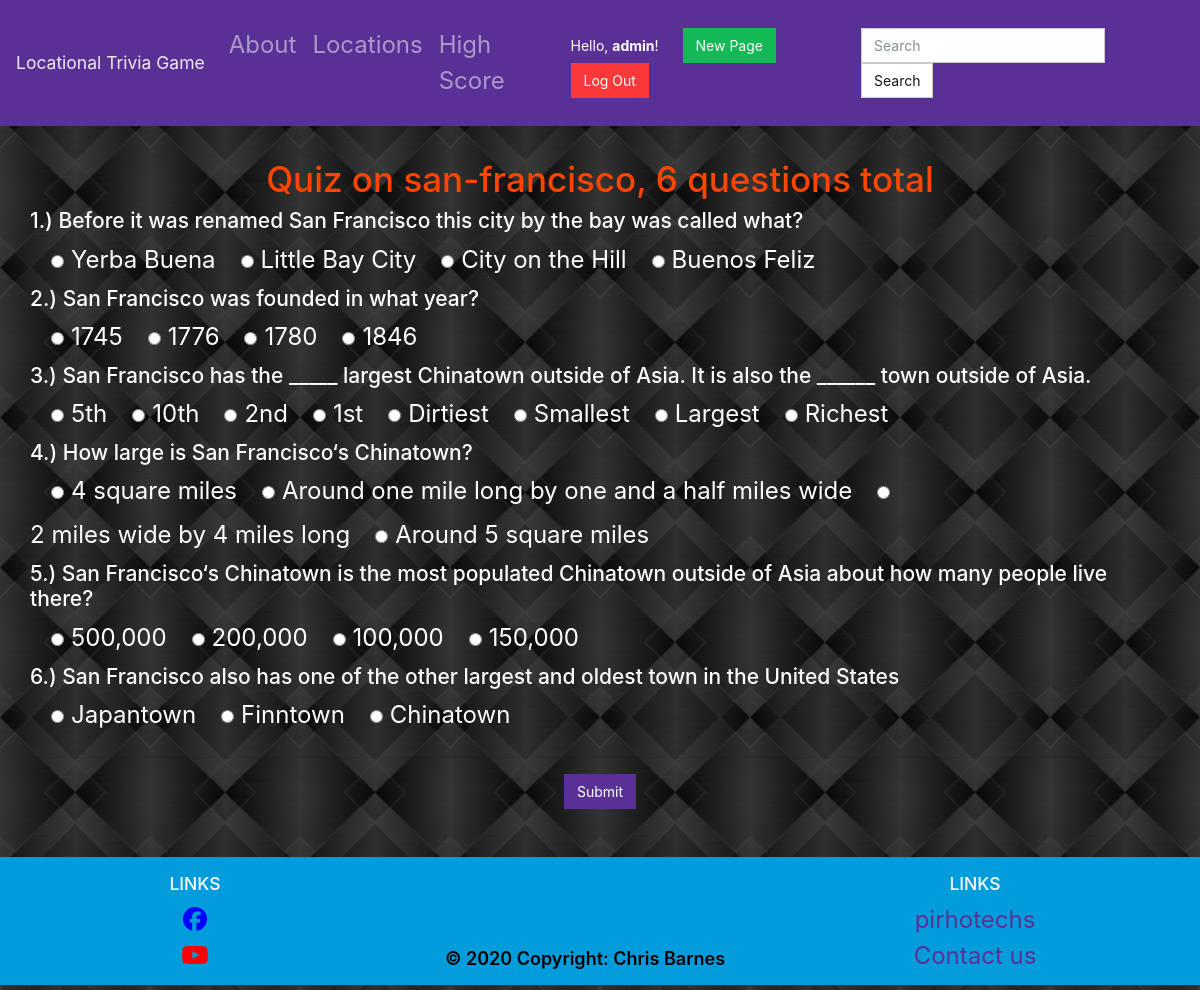
Screenshot of /trivia/san-francisco/ (signed in) with the database file from the repository.
### locations/models.py (models this page shows, shortened)
class Page(models.Model):
    objects = models.Manager()
    slug = models.CharField(max_length=settings.PAGE_TITLE_MAX_LENGTH, blank=True, editable=False, help_text="Unique URL path to access this page. Generated by the system.")
    created = models.DateTimeField(auto_now_add=True, help_text="The date and time this page was created. Automatically generated when the model saves.")
    modified = models.DateTimeField(auto_now=True, help_text="The date and time this page was updated. Automatically generated when the model updates.")
    title = models.CharField(max_length=settings.PAGE_TITLE_MAX_LENGTH, unique=True, default="Title of your page.")
    author = models.ForeignKey(User, on_delete=models.PROTECT, help_text="The user that posted this article.")
    content = models.TextField(default="Write the content of your page here.")

### trivia/models.py (models this page shows)
class Question(models.Model):
    objects = models.Manager()
    quiz = models.ForeignKey(Page, on_delete=models.CASCADE)
    created = models.DateTimeField(auto_now_add=True, help_text="The date&time this question was created. Automatically generated when the model saves.")
    modified = models.DateTimeField(auto_now=True, help_text="The date&time this question was updated. Automatically generated when the model updates.")
    multiple = models.BooleanField(default=False, help_text="Is this the multiple choice answer")
    points = models.IntegerField(default=10, help_text="number of points given for getting the correct answer to this question")
    content = models.CharField(max_length=200, default="Write the content of your question here.")
    def __str__(self):
        return self.content

class Choice(models.Model):
    objects = models.Manager()
    question = models.ForeignKey(Question, on_delete=models.CASCADE)
    created = models.DateTimeField(auto_now_add=True, help_text="The date&time this question was created. Automatically generated when the model saves.")
    modified = models.DateTimeField(auto_now=True, help_text="The date&time this question was updated. Automatically generated when the model updates.")
    content = models.CharField(max_length=200, default="Write the content of your question here.",)
    correct = models.BooleanField(default=False, help_text="Is this the correct answer")
    def was_published_recently(self):
        now = timezone.now()
        return now - datetime.timedelta(days=1) <= self.created <= now
    was_published_recently.admin_order_field = 'created'
    was_published_recently.boolean = True
    was_published_recently.short_description = 'Published recently?'
    def __str__(self):
        return self.content

### trivia/views.py (the view)
# urls.py: path('trivia/', include('trivia.urls')),
def trivia(request, slug):
    template_name = 'trivia/game.html'
    questions = Question.objects.filter(quiz__slug=slug)
    choices = Choice.objects.filter(question__quiz__slug=slug).order_by('created')
    num_questions = questions.count()
    context = {
        'slug': slug,
        'num_questions': num_questions,
        'questions': questions,
        'choices': choices,
    }
    return render(request, template_name, context=context)

### trivia/templates/trivia/game.html
{% extends 'base.html' %}
{% block content %}
<div class="row">
    <div class="col text-center">
        <h1>Quiz on {{ slug }}, {{ num_questions }} questions total</h1>
    </div>
</div>
<div class="row mb-5">
    <form action="" method="POST">{% csrf_token %}
        {% for question in questions %}<h4>{{ question }}</h5>
            {% for choice in choices %} {% if choice.question == question %}
                <input type="radio" id="choice" name="{{ question }}" value="{{ choice }}"><label for="choice">{{ choice }}</label>
            {% endif %} {% endfor %}
        {% endfor %}
        <hr>
        <div class="text-center">
            <button type="submit" class="btn btn-primary">Submit</button>
        </div>
    </form>
</div>
{% endblock %}

### templates/partials/navbar.html (shortened to what this page needs)
<nav class="navbar navbar-expand-lg navbar-dark bg-primary">
    <a class="navbar-brand" href="{% url 'index' %}">Locational Trivia Game</a>
    <div class="collapse navbar-collapse" id="navbarColor01">
        <ul class="navbar-nav mr-auto">
            <li class="nav-item">
                <a class="nav-link" href="{% url 'about' %}">About</a>
            </li>
            <li class="nav-item">
                <a class="nav-link" href="{% url 'list-page' %}">Locations</a>
            </li>
            {% if user.is_authenticated %}
            <li class="nav-item">
                <a class="nav-link" href="{% url 'score-board' %}">High Score</a>
            </li>
            {% endif %}
        </ul>
        <form class="form-inline ml-auto">
            {% if user.is_authenticated %}
                <div class="text-white">Hello, <strong>{{ user }}</strong>!</div>
                {% if user.is_staff %}
                    <a href="{% url 'create-page' %}" class="btn btn-success ml-4">New Page</a>
                    <a href="{% url 'logout' %}" class="btn btn-danger mr-2">Log Out</a>
                {% else %}
                    <a href="{% url 'logout' %}" class="btn btn-danger ml-4 mr-2">Log Out</a>
                {% endif %}
            {% endif %}
        </form>
        <form class="form-inline my-2 my-lg-0">
            <input class="form-control mr-sm-2" type="text" placeholder="Search">
            <button class="btn btn-secondary my-2 my-sm-0" type="submit">Search</button>
        </form>
    </div>
</nav>

### static/style.css (style rules this page uses)
body { background: lightgrey url("images/background.jpg") center; }
label { font-size: x-large; color: white; }
ul { color: white; font-size: x-large; }
h1 { color: orangered; }
h2, h3, h4, p { color: white; }
#choice { margin-left: 1.5em; margin-right: 0.5em; }

### rows the page displays
Page: slug "san-francisco"
Question: content "1.) Before it was renamed San Francisco this city by the bay was called what?"
Choice: content "Yerba Buena"
Choice: content "Little Bay City"
Choice: content "City on the Hill"
Choice: content "Buenos Feliz"
Question: content "2.) San Francisco was founded in what year?"
Choice: content "1745"
Choice: content "1776"
Choice: content "1780"
Choice: content "1846"
Question: content "3.) San Francisco has the _____ largest Chinatown outside of Asia. It is also the ______ town outside of Asia."
Choice: content "5th"
Choice: content "10th"
Choice: content "2nd"
Choice: content "1st"
Choice: content "Dirtiest"
Choice: content "Smallest"
Choice: content "Largest"
Choice: content "Richest"
Question: content "4.) How large is San Francisco‘s Chinatown?"
Choice: content "4 square miles"
Choice: content "Around one mile long by one and a half miles wide"
Choice: content "2 miles wide by 4 miles long"
Choice: content "Around 5 square miles"
Question: content "5.) San Francisco‘s Chinatown is the most populated Chinatown outside of Asia about how many people live there?"
Choice: content "500,000"
Choice: content "200,000"
Choice: content "100,000"
Choice: content "150,000"
Question: content "6.) San Francisco also has one of the other largest and oldest town in the United States"
Choice: content "Japantown"
Choice: content "Finntown"
Choice: content "Chinatown"

### other values shown
{{ user }} "admin"
{{ num_questions }} "6"
